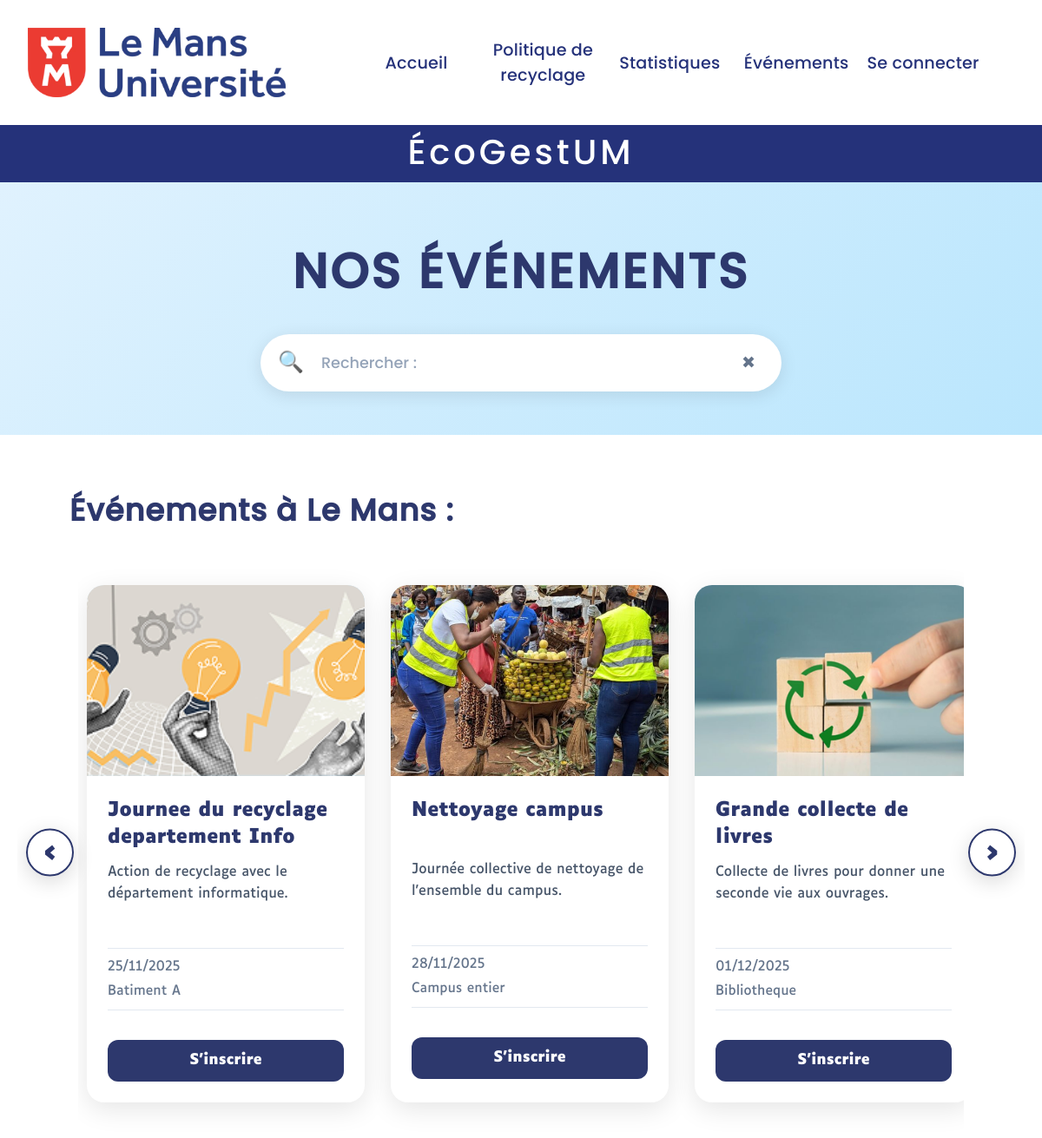
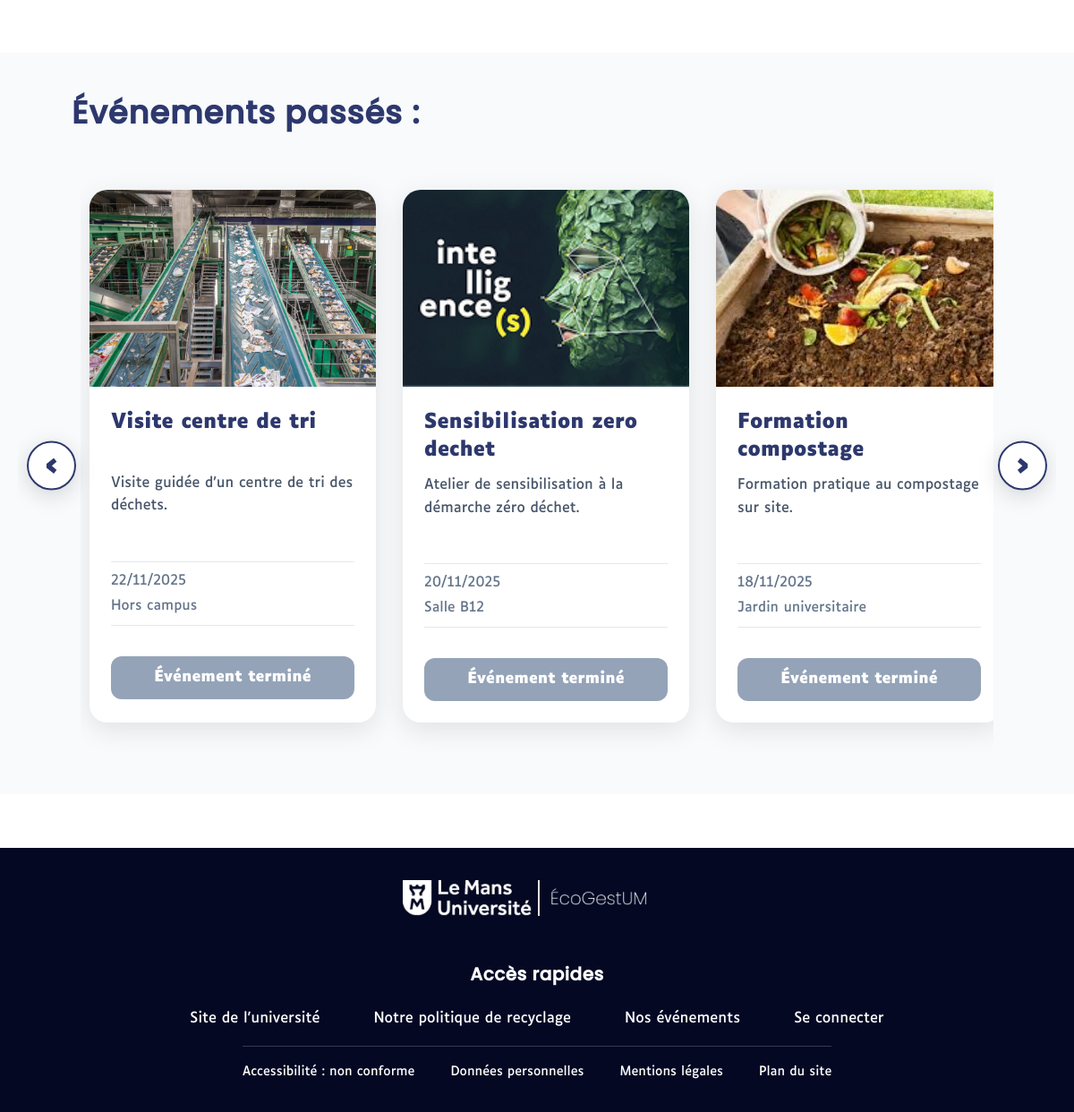
/index.php?action=evenements, run on the app's committed database (2 pictures, top to bottom).
### tables this page shows
CREATE TABLE `EVENEMENT` (
  `Id_evenement` int NOT NULL,
  `Nom_evenement` varchar(255) DEFAULT NULL,
  `Localisation_evenement` varchar(255) DEFAULT NULL,
  `Date_evenement` date DEFAULT NULL,
  `Id_categorie_evenement` int NOT NULL,
  `Id_utilisateur` int NOT NULL,
  `Description` varchar(255) DEFAULT NULL
);

### controllers/Evenement.php (called while the page is built)
<?php
        include "models/gererEvenement.php";
        include "views/header.php";
        include "views/NosEvenements.php";
        include "views/footer.php";
?>

### models/gererEvenement.php (called while the page is built, shortened)
<?php
$evenementsAVenir = [];
$evenementsPasses = [];
$today = date('Y-m-d');
$sqlAVenir = "SELECT e.Id_evenement, e.Nom_evenement, e.Description,
              e.Localisation_evenement, e.Date_evenement, e.Id_categorie_evenement,
              e.Id_utilisateur,
              (SELECT Url_image FROM IMAGE_EVENEMENT WHERE Id_evenement = e.Id_evenement LIMIT 1) as Url_image
              FROM Evenement e
              WHERE e.Date_evenement >= ?
              ORDER BY e.Date_evenement ASC";
$stmt = $conn->prepare($sqlAVenir);
$stmt->bind_param("s", $today);
$stmt->execute();
$resultAVenir = $stmt->get_result();
while ($event = $resultAVenir->fetch_assoc()) {
    $evenementsAVenir[] = $event;
}
$sqlPasses = "SELECT e.Id_evenement, e.Nom_evenement, e.Description,
              e.Localisation_evenement, e.Date_evenement, e.Id_categorie_evenement,
              e.Id_utilisateur,
              (SELECT Url_image FROM IMAGE_EVENEMENT WHERE Id_evenement = e.Id_evenement LIMIT 1) as Url_image
              FROM Evenement e
              WHERE e.Date_evenement < ?
              ORDER BY e.Date_evenement DESC";
$stmtP = $conn->prepare($sqlPasses);
$stmtP->bind_param("s", $today);
$stmtP->execute();
$resultP = $stmtP->get_result();
while ($event = $resultP->fetch_assoc()) {
    $evenementsPasses[] = $event;
}
?>

### views/NosEvenements.php (the view, shortened to what this page needs)
<link rel="stylesheet" href="assets/css/styleEvents.css?v=<?= time() ?>">
<div class="event-title">
    <h2>NOS ÉVÉNEMENTS</h2>
    <div class="search-bar">
        <span class="search-icon">🔍</span>
        <input type="text" placeholder="Rechercher :">
        <button class="btn-close">✖</button>
    </div>
</div>
<section class="events-section">
    <h3>Événements à Le Mans :</h3>
    <div class="carousel-wrapper">
        <button class="carousel-btn left" onclick="scrollCarousel('carousel-lemans', -1)">
            <span>‹</span>
        </button>
        <div class="event-carousel" id="carousel-lemans">
            <?php foreach ($evenementsAVenir as $evenement): ?>
                <div class="event-card">
                    <div class="event-image-container">
                        <?php if (!empty($evenement['Url_image'])): ?>
                            <img src="<?= htmlspecialchars($evenement['Url_image']) ?>"
                                 alt="<?= htmlspecialchars($evenement['Nom_evenement']) ?>"
                                 class="event-card-image">
                        <?php else: ?>
                            <div class="event-image-placeholder">
                            </div>
                        <?php endif; ?>
                    </div>
                    <div class="event-card-body">
                        <h4><?= htmlspecialchars($evenement['Nom_evenement']) ?></h4>
                        <p class="event-description"><?= htmlspecialchars($evenement['Description']) ?></p>
                        <div class="event-details">
                            <div class="event-date">
                                <span><?= date('d/m/Y', strtotime($evenement['Date_evenement'])) ?></span>
                            </div>
                            <div class="event-location">
                                <span><?= htmlspecialchars($evenement['Localisation_evenement']) ?></span>
                            </div>
                        </div>
                        <a href="?action=inscription&id=<?= $evenement['Id_evenement'] ?>" class="btn-inscription">
                            S'inscrire
                        </a>
                    </div>
                </div>
            <?php endforeach; ?>
        </div>
        <button class="carousel-btn right" onclick="scrollCarousel('carousel-lemans', 1)">
            <span>›</span>
        </button>
    </div>
</section>
<section class="events-section-light">
    <h3>Événements passés :</h3>
    <div class="carousel-wrapper">
        <button class="carousel-btn left" onclick="scrollCarousel('carousel-passes', -1)">
            <span>‹</span>
        </button>
        <div class="event-carousel" id="carousel-passes">
            <?php foreach ($evenementsPasses as $evenement): ?>
                <div class="event-card">
                    <div class="event-image-container">
                        <?php if (!empty($evenement['Url_image'])): ?>
                            <img src="<?= htmlspecialchars($evenement['Url_image']) ?>"
                                 alt="<?= htmlspecialchars($evenement['Nom_evenement']) ?>"
                                 class="event-card-image">
                        <?php else: ?>
                            <div class="event-image-placeholder">
                            </div>
                        <?php endif; ?>
                    </div>
                    <div class="event-card-body">
                        <h4><?= htmlspecialchars($evenement['Nom_evenement']) ?></h4>
                        <p class="event-description"><?= htmlspecialchars($evenement['Description']) ?></p>
                        <div class="event-details">
                            <div class="event-date">
                                <span><?= date('d/m/Y', strtotime($evenement['Date_evenement'])) ?></span>
                            </div>
                            <div class="event-location">
                                <span><?= htmlspecialchars($evenement['Localisation_evenement']) ?></span>
                            </div>
                        </div>
                        <span class="btn-expired">Événement terminé</span>
                    </div>
                </div>
            <?php endforeach; ?>
        </div>
        <button class="carousel-btn right" onclick="scrollCarousel('carousel-passes', 1)">
            <span>›</span>
        </button>
    </div>
</section>

### index.php (shortened to what this page needs)
<?php
$action = $_GET['action'] ?? null;
switch($action){
    case 'evenements':
        include "controllers/Evenement.php";
        break;
}
?>

### views/header.php
<link rel="stylesheet" href="assets/css/style.css">
<link rel="stylesheet" href="assets/css/styleHeader.css">
<header>
    <div class="header-bar">
        <img src="assets/Logo/logo.webp" alt="Le Mans Université" class="header-logo">
        <nav class="site-nav">
            <a href="index.php">Accueil</a>
            <a href="index.php?action=politique">Politique de recyclage</a>
            <a href="index.php?action=statistiques">Statistiques</a>
            <a href="index.php?action=evenements">Événements</a>
            <?php if (!empty($_SESSION['user'])): ?>
                <a href="index.php?action=logout">Se déconnecter</a>
            <?php else: ?>
                <a href="index.php?action=login">Se connecter</a>
            <?php endif; ?>
        </nav>
    </div>
    <div class="ecogestum-bar">ÉcoGestUM</div>
</header>

### views/footer.php
<link rel="stylesheet" href="assets/css/style.css">
<link rel="stylesheet" href="assets/css/styleFooter.css">
<footer class="footer">
    <img src="assets/Logo/BlancComplet.png" alt="EcoGestUM Logo" class="footer-logo" />
    <div class="acess">
        <p>Accès rapides</p>
        <div class="links">
            <a href="https://mon-ent-etudiant.univ-lemans.fr/fr/index.html">Site de l'université</a>
            <a href="?action=politique">Notre politique de recyclage</a>
            <a href="?action=evenements">Nos événements</a>
            <?php if (!empty($_SESSION['user'])): ?>
                <a href="?action=logout">Se déconnecter</a>
            <?php else: ?>
                <a href="?action=login">Se connecter</a>
            <?php endif; ?>
        </div>
    </div>
    <div class="legals">
        <a href="#">Accessibilité : non conforme</a>
        <a href="#">Données personnelles</a>
        <a href="#">Mentions légales</a>
        <a href="#">Plan du site</a>
    </div>
</footer>

### assets/css/style.css (style rules this page uses)
* { margin: 0; font-family: 'Luciole','Montserrat', 'Arial'; overflow-x: hidden; }

### assets/css/styleHeader.css (style rules this page uses)
.header-logo { height: 80px; width: auto; margin-right: 30px; padding-right: 3em; }
.header-bar { display: flex; align-items: center; padding: 2em; position: fixed; top: 0; left: 0; width: 100%; z-index: 1000; background-color: #fff; }
.site-nav { display: flex; align-items: center; flex: 1; justify-content: space-around; margin-right: 32px; }
.site-nav a { font-family: 'Poppins', sans-serif; flex: 1 1 0%; color: #25327a; text-decoration: none; font-size: 1.2rem; padding: 7px 0 7px 0; margin: 0 4px; text-align: center; letter-spacing: 0.01em; width: auto; }
.ecogestum-bar { background: #25327a; color: #fff; text-align: center; font-size: 2.5rem; font-family: 'Poppins', sans-serif; padding: 5px 0 5px 0; letter-spacing: 0.1em; box-shadow: 0 -2px 7px rgba(52, 70, 130, 0.04); margin-top: 140px; }

### assets/css/styleFooter.css (style rules this page uses)
footer { margin: 0; padding: 0; box-sizing: border-box; font-family: 'Luciole', Arial, sans-serif; display: flex; flex-direction: column; background-color: #040823; padding: 3%; align-items: center; text-align: center; }
.footer-logo { display: block; margin: 0 auto 30px; max-width: 300px; width: 100%; height: auto; }
.acess { margin: 20px; }
.acess p { font-family: 'Poppins', sans-serif; font-weight: 700; font-size: 20px; margin-bottom: 25px; letter-spacing: 0.5px; color: #FFFFFF; }
.links { display: flex; justify-content: center; gap: 60px; flex-wrap: wrap; }
.links a { color: #FFFFFF; text-decoration: none; font-size: 16px; transition: opacity 0.3s ease; }
.legals { display: flex; justify-content: center; gap: 40px; flex-wrap: wrap; padding-top: 20px; border-top: 1px solid rgba(255, 255, 255, 0.2); }
.legals a { color: #FFFFFF; text-decoration: none; font-size: 14px; transition: opacity 0.3s ease; }

### data on the page
evenement: shows a picture, Nom_evenement "Journee du recyclage departement Info", Description "Action de recyclage avec le département informatique.", Date_evenement "25/11/2025", Localisation_evenement "Batiment A"
evenement: shows a picture, Nom_evenement "Nettoyage campus", Description "Journée collective de nettoyage de l’ensemble du campus.", Date_evenement "28/11/2025", Localisation_evenement "Campus entier"
evenement: shows a picture, Nom_evenement "Grande collecte de livres", Description "Collecte de livres pour donner une seconde vie aux ouvrages.", Date_evenement "01/12/2025", Localisation_evenement "Bibliotheque"
evenement: shows a picture, Nom_evenement "Visite centre de tri", Description "Visite guidée d’un centre de tri des déchets.", Date_evenement "22/11/2025", Localisation_evenement "Hors campus"
evenement: shows a picture, Nom_evenement "Sensibilisation zero dechet", Description "Atelier de sensibilisation à la démarche zéro déchet.", Date_evenement "20/11/2025", Localisation_evenement "Salle B12"
evenement: shows a picture, Nom_evenement "Formation compostage", Description "Formation pratique au compostage sur site.", Date_evenement "18/11/2025", Localisation_evenement "Jardin universitaire"
